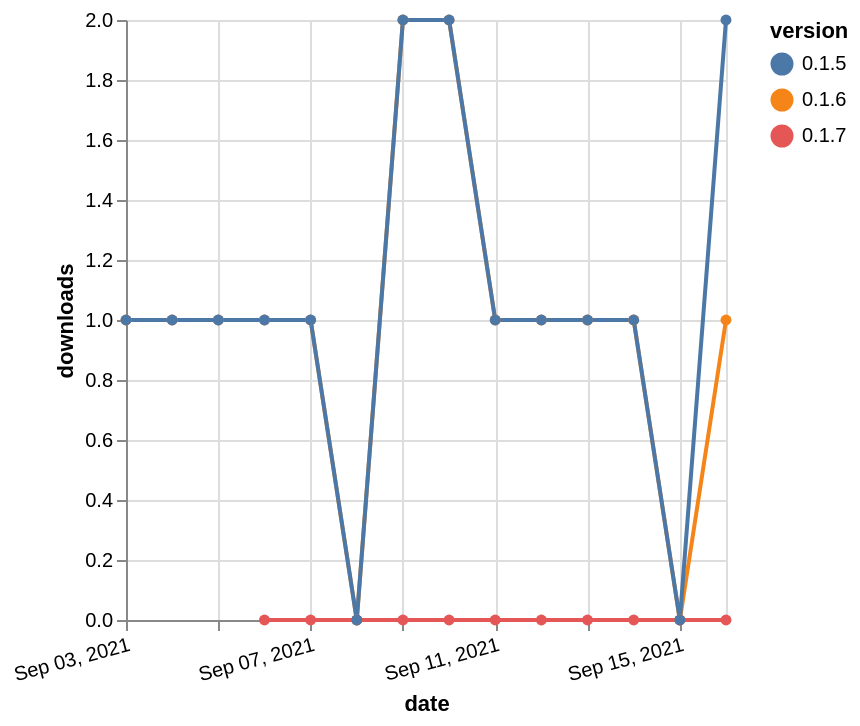

The specification (Vega-Lite) saved for this image:
### Vega-Lite specification from a JSON file in a GitHub repository (floating-point values rounded to 4 significant figures)
{"$schema": "https://vega.github.io/schema/vega-lite/v5.json", "description": "A simple bar chart with embedded data.", "data": {"values": [{"date": "2021-09-03", "total": 168, "delta": 1, "version": "0.1.6"}, {"date": "2021-09-04", "total": 169, "delta": 1, "version": "0.1.6"}, {"date": "2021-09-05", "total": 170, "delta": 1, "version": "0.1.6"}, {"date": "2021-09-06", "total": 171, "delta": 1, "version": "0.1.6"}, {"date": "2021-09-07", "total": 172, "delta": 1, "version": "0.1.6"}, {"date": "2021-09-08", "total": 172, "delta": 0, "version": "0.1.6"}, {"date": "2021-09-09", "total": 174, "delta": 2, "version": "0.1.6"}, {"date": "2021-09-10", "total": 176, "delta": 2, "version": "0.1.6"}, {"date": "2021-09-11", "total": 177, "delta": 1, "version": "0.1.6"}, {"date": "2021-09-12", "total": 178, "delta": 1, "version": "0.1.6"}, {"date": "2021-09-13", "total": 179, "delta": 1, "version": "0.1.6"}, {"date": "2021-09-14", "total": 180, "delta": 1, "version": "0.1.6"}, {"date": "2021-09-15", "total": 180, "delta": 0, "version": "0.1.6"}, {"date": "2021-09-16", "total": 181, "delta": 1, "version": "0.1.6"}, {"date": "2021-09-06", "total": 1, "delta": 0, "version": "0.1.7"}, {"date": "2021-09-07", "total": 10, "delta": 0, "version": "0.1.7"}, {"date": "2021-09-08", "total": 10, "delta": 0, "version": "0.1.7"}, {"date": "2021-09-09", "total": 13, "delta": 0, "version": "0.1.7"}, {"date": "2021-09-10", "total": 16, "delta": 0, "version": "0.1.7"}, {"date": "2021-09-11", "total": 17, "delta": 0, "version": "0.1.7"}, {"date": "2021-09-12", "total": 19, "delta": 0, "version": "0.1.7"}, {"date": "2021-09-13", "total": 21, "delta": 0, "version": "0.1.7"}, {"date": "2021-09-14", "total": 23, "delta": 0, "version": "0.1.7"}, {"date": "2021-09-15", "total": 23, "delta": 0, "version": "0.1.7"}, {"date": "2021-09-16", "total": 24, "delta": 0, "version": "0.1.7"}, {"date": "2021-09-03", "total": 150, "delta": 1, "version": "0.1.5"}, {"date": "2021-09-04", "total": 151, "delta": 1, "version": "0.1.5"}, {"date": "2021-09-05", "total": 152, "delta": 1, "version": "0.1.5"}, {"date": "2021-09-06", "total": 153, "delta": 1, "version": "0.1.5"}, {"date": "2021-09-07", "total": 154, "delta": 1, "version": "0.1.5"}, {"date": "2021-09-08", "total": 154, "delta": 0, "version": "0.1.5"}, {"date": "2021-09-09", "total": 156, "delta": 2, "version": "0.1.5"}, {"date": "2021-09-10", "total": 158, "delta": 2, "version": "0.1.5"}, {"date": "2021-09-11", "total": 159, "delta": 1, "version": "0.1.5"}, {"date": "2021-09-12", "total": 160, "delta": 1, "version": "0.1.5"}, {"date": "2021-09-13", "total": 161, "delta": 1, "version": "0.1.5"}, {"date": "2021-09-14", "total": 162, "delta": 1, "version": "0.1.5"}, {"date": "2021-09-15", "total": 162, "delta": 0, "version": "0.1.5"}, {"date": "2021-09-16", "total": 164, "delta": 2, "version": "0.1.5"}]}, "width": "container", "mark": {"type": "line", "point": {"filled": true}}, "encoding": {"x": {"field": "date", "type": "temporal", "timeUnit": "yearmonthdate", "title": "date", "axis": {"labelAngle": -15}}, "y": {"field": "delta", "type": "quantitative", "title": "downloads"}, "color": {"field": "version", "type": "nominal"}, "tooltip": {"field": "delta"}}}
